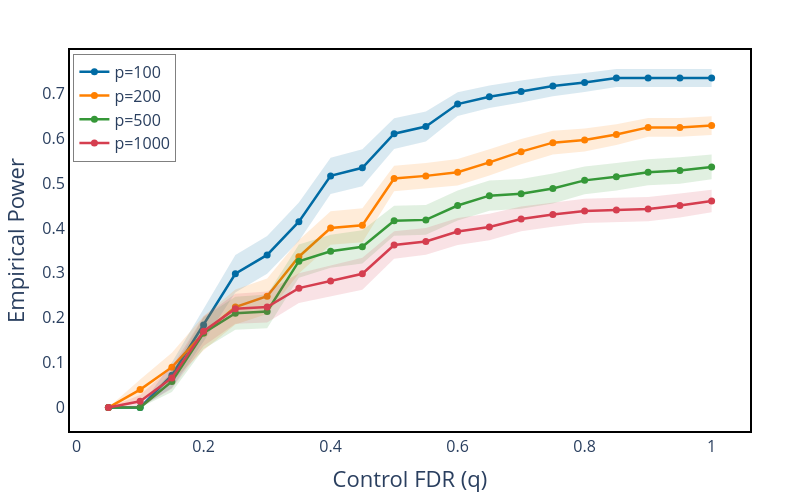

The cell this chart's notebook holds for it:
### Markdown cell above
# Power Analysis

### Code cell
pfig = go.Figure()
run_number = 0

fig = go.Figure()
# DNetEx, p=100 (forest green)
fig.add_trace(
    go.Scatter(
        x=runs_qs_list[run_number],
        y=runs_recall_list[run_number],
        mode='lines+markers',
        name=f'p=100',
        line=dict(color=dnet_100, width=2.5),
        marker=dict(size=7, color=dnet_100)
    )
)
# Shaded confidence interval
fig.add_trace(
    go.Scatter(
        x=list(runs_qs_list[run_number]) + list(runs_qs_list[run_number][::-1]),
        y=list(runs_recall_list[run_number] + runs_recall_se_list[run_number]) + list((runs_recall_list[run_number] - runs_recall_se_list[run_number])[::-1]),
        fill='toself',
        fillcolor=dnet_100_shade,
        line=dict(color='rgba(255,255,255,0)'),
        hoverinfo="skip",
        showlegend=False
    )
)

run_number = 1
# DNetEx, p=200 (medium-light green, dashed, square markers)
fig.add_trace(
    go.Scatter(
        x=runs_qs_list[run_number],
        y=runs_recall_list[run_number],
        mode='lines+markers',
        name=f'p=200',
        line=dict(color=dnet_200, width=2.5),
        marker=dict(size=7, color=dnet_200)
    )
)
# Shaded confidence interval
fig.add_trace(
    go.Scatter(
        x=list(runs_qs_list[run_number]) + list(runs_qs_list[run_number][::-1]),
        y=list(runs_recall_list[run_number] + runs_recall_se_list[run_number]) + list((runs_recall_list[run_number] - runs_recall_se_list[run_number])[::-1]),
        fill='toself',
        fillcolor=dnet_200_shade,
        line=dict(color='rgba(255,255,255,0)'),
        hoverinfo="skip",
        showlegend=False
    )
)

run_number = 2
# DNetEx, p=500 (medium-light green, dashed, square markers)
fig.add_trace(
    go.Scatter(
        x=runs_qs_list[run_number],
        y=runs_recall_list[run_number],
        mode='lines+markers',
        name=f'p=500',
        line=dict(color=dnet_500, width=2.5),
        marker=dict(size=7, color=dnet_500)
    )
)
# Shaded confidence interval
fig.add_trace(
    go.Scatter(
        x=list(runs_qs_list[run_number]) + list(runs_qs_list[run_number][::-1]),
        y=list(runs_recall_list[run_number] + runs_recall_se_list[run_number]) + list((runs_recall_list[run_number] - runs_recall_se_list[run_number])[::-1]),
        fill='toself',
        fillcolor=dnet_500_shade,
        line=dict(color='rgba(255,255,255,0)'),
        hoverinfo="skip",
        showlegend=False
    )
)

run_number = 3
# DNetEx, p=500 (medium-light green, dashed, square markers)
fig.add_trace(
    go.Scatter(
        x=runs_qs_list[run_number],
        y=runs_recall_list[run_number],
        mode='lines+markers',
        name=f'p=1000',
        line=dict(color=dnet_1000, width=2.5),
        marker=dict(size=7, color=dnet_1000)
    )
)
# Shaded confidence interval
fig.add_trace(
    go.Scatter(
        x=list(runs_qs_list[run_number]) + list(runs_qs_list[run_number][::-1]),
        y=list(runs_recall_list[run_number] + runs_recall_se_list[run_number]) + list((runs_recall_list[run_number] - runs_recall_se_list[run_number])[::-1]),
        fill='toself',
        fillcolor=dnet_1000_shade,
        line=dict(color='rgba(255,255,255,0)'),
        hoverinfo="skip",
        showlegend=False
    )
)

fig.update_layout(
    autosize=False,
    xaxis1=dict(tickfont=dict(size=16),showticklabels=True),
    yaxis1=dict(tickfont=dict(size=16),showticklabels=True),
    width=800,
    height=500,
    xaxis_title='Control FDR (q)',
    yaxis_title='Empirical Power',
    plot_bgcolor='white',
    paper_bgcolor='white',
    margin=dict(l=50, r=50, t=50, b=50),
    showlegend=True,
    legend=dict(
        x=0.005,
        y=0.99,  
        xanchor='left',
        yanchor='top',
        bgcolor='rgba(255, 255, 255, 0.8)',
        bordercolor='gray',
        borderwidth=1,
        font=dict(size=16)
    ),
    xaxis=dict(showline=True, linewidth=2, linecolor='black', mirror=True),
    yaxis=dict(showline=True, linewidth=2, linecolor='black', mirror=True),
    font=dict(size=18)
)

fig.write_image("Results/dimension-recall-control.pdf")
fig.show()

### Figure 1 — Plotly figure (JSON) as saved in the notebook; plotly's stock layout.template omitted (floating-point values rounded to 4 significant figures)
{"data": [{"line": {"color": "rgba(0, 107, 164, 1)", "width": 2.5}, "marker": {"color": "rgba(0, 107, 164, 1)", "size": 7}, "mode": "lines+markers", "name": "p=100", "type": "scatter", "x": [0.05, 0.1, 0.15, 0.2, 0.25, 0.3, 0.35, 0.4, 0.45, 0.5, 0.55, 0.6, 0.65, 0.7, 0.75, 0.8, 0.85, 0.9, 0.95, 1], "y": [0, 0, 0.072, 0.184, 0.298, 0.34, 0.414, 0.516, 0.534, 0.61, 0.626, 0.676, 0.692, 0.704, 0.716, 0.724, 0.734, 0.734, 0.734, 0.734]}, {"fill": "toself", "fillcolor": "rgba(0, 107, 164, 0.15)", "hoverinfo": "skip", "line": {"color": "rgba(255,255,255,0)"}, "showlegend": false, "type": "scatter", "x": [0.05, 0.1, 0.15, 0.2, 0.25, 0.3, 0.35, 0.4, 0.45, 0.5, 0.55, 0.6, 0.65, 0.7, 0.75, 0.8, 0.85, 0.9, 0.95, 1, 1, 0.95, 0.9, 0.85, 0.8, 0.75, 0.7, 0.65, 0.6, 0.55, 0.5, 0.45, 0.4, 0.35, 0.3, 0.25, 0.2, 0.15, 0.1, 0.05], "y": [0, 0, 0.1004, 0.221, 0.3397, 0.3822, 0.457, 0.5562, 0.5752, 0.6441, 0.6594, 0.7024, 0.717, 0.7286, 0.7384, 0.7453, 0.7539, 0.7539, 0.7539, 0.7539, 0.7141, 0.7141, 0.7141, 0.7141, 0.7027, 0.6936, 0.6794, 0.667, 0.6496, 0.5926, 0.5759, 0.4928, 0.4758, 0.371, 0.2978, 0.2563, 0.147, 0.04357, 0, 0]}, {"line": {"color": "rgba(255, 128, 0, 1)", "width": 2.5}, "marker": {"color": "rgba(255, 128, 0, 1)", "size": 7}, "mode": "lines+markers", "name": "p=200", "type": "scatter", "x": [0.05, 0.1, 0.15, 0.2, 0.25, 0.3, 0.35, 0.4, 0.45, 0.5, 0.55, 0.6, 0.65, 0.7, 0.75, 0.8, 0.85, 0.9, 0.95, 1], "y": [0, 0.04, 0.09, 0.166, 0.224, 0.248, 0.336, 0.4, 0.406, 0.51, 0.516, 0.524, 0.546, 0.57, 0.59, 0.596, 0.608, 0.624, 0.624, 0.628]}, {"fill": "toself", "fillcolor": "rgba(255, 128, 0, 0.15)", "hoverinfo": "skip", "line": {"color": "rgba(255,255,255,0)"}, "showlegend": false, "type": "scatter", "x": [0.05, 0.1, 0.15, 0.2, 0.25, 0.3, 0.35, 0.4, 0.45, 0.5, 0.55, 0.6, 0.65, 0.7, 0.75, 0.8, 0.85, 0.9, 0.95, 1, 1, 0.95, 0.9, 0.85, 0.8, 0.75, 0.7, 0.65, 0.6, 0.55, 0.5, 0.45, 0.4, 0.35, 0.3, 0.25, 0.2, 0.15, 0.1, 0.05], "y": [0, 0.06268, 0.1222, 0.2042, 0.2629, 0.2875, 0.3733, 0.4371, 0.4437, 0.5383, 0.5448, 0.5536, 0.5752, 0.5979, 0.6164, 0.6217, 0.6312, 0.6447, 0.6447, 0.6488, 0.6072, 0.6033, 0.6033, 0.5848, 0.5703, 0.5636, 0.5421, 0.5168, 0.4944, 0.4872, 0.4817, 0.3683, 0.3629, 0.2987, 0.2085, 0.1851, 0.1278, 0.05777, 0.01732, 0]}, {"line": {"color": "rgba(53, 151, 56, 1)", "width": 2.5}, "marker": {"color": "rgba(53, 151, 56, 1)", "size": 7}, "mode": "lines+markers", "name": "p=500", "type": "scatter", "x": [0.05, 0.1, 0.15, 0.2, 0.25, 0.3, 0.35, 0.4, 0.45, 0.5, 0.55, 0.6, 0.65, 0.7, 0.75, 0.8, 0.85, 0.9, 0.95, 1], "y": [0, 0, 0.058, 0.166, 0.21, 0.214, 0.326, 0.348, 0.358, 0.416, 0.418, 0.45, 0.472, 0.476, 0.488, 0.506, 0.514, 0.524, 0.528, 0.536]}, {"fill": "toself", "fillcolor": "rgba(53, 151, 56, 0.15)", "hoverinfo": "skip", "line": {"color": "rgba(255,255,255,0)"}, "showlegend": false, "type": "scatter", "x": [0.05, 0.1, 0.15, 0.2, 0.25, 0.3, 0.35, 0.4, 0.45, 0.5, 0.55, 0.6, 0.65, 0.7, 0.75, 0.8, 0.85, 0.9, 0.95, 1, 1, 0.95, 0.9, 0.85, 0.8, 0.75, 0.7, 0.65, 0.6, 0.55, 0.5, 0.45, 0.4, 0.35, 0.3, 0.25, 0.2, 0.15, 0.1, 0.05], "y": [0, 0, 0.0814, 0.2013, 0.2468, 0.2516, 0.3631, 0.3847, 0.3949, 0.4492, 0.4512, 0.4832, 0.5056, 0.509, 0.5213, 0.537, 0.5446, 0.5531, 0.5573, 0.5635, 0.5085, 0.4987, 0.4949, 0.4834, 0.475, 0.4547, 0.443, 0.4384, 0.4168, 0.3848, 0.3828, 0.3211, 0.3113, 0.2889, 0.1764, 0.1732, 0.1307, 0.0346, 0, 0]}, {"line": {"color": "rgba(213, 62, 79, 1)", "width": 2.5}, "marker": {"color": "rgba(213, 62, 79, 1)", "size": 7}, "mode": "lines+markers", "name": "p=1000", "type": "scatter", "x": [0.05, 0.1, 0.15, 0.2, 0.25, 0.3, 0.35, 0.4, 0.45, 0.5, 0.55, 0.6, 0.65, 0.7, 0.75, 0.8, 0.85, 0.9, 0.95, 1], "y": [0, 0.014, 0.066, 0.17, 0.22, 0.224, 0.266, 0.282, 0.298, 0.362, 0.37, 0.392, 0.402, 0.42, 0.43, 0.438, 0.44, 0.442, 0.45, 0.46]}, {"fill": "toself", "fillcolor": "rgba(213, 62, 79, 0.15)", "hoverinfo": "skip", "line": {"color": "rgba(255,255,255,0)"}, "showlegend": false, "type": "scatter", "x": [0.05, 0.1, 0.15, 0.2, 0.25, 0.3, 0.35, 0.4, 0.45, 0.5, 0.55, 0.6, 0.65, 0.7, 0.75, 0.8, 0.85, 0.9, 0.95, 1, 1, 0.95, 0.9, 0.85, 0.8, 0.75, 0.7, 0.65, 0.6, 0.55, 0.5, 0.45, 0.4, 0.35, 0.3, 0.25, 0.2, 0.15, 0.1, 0.05], "y": [0, 0.028, 0.09018, 0.2029, 0.2534, 0.2584, 0.2989, 0.3155, 0.3337, 0.3928, 0.3999, 0.4219, 0.4316, 0.4476, 0.4571, 0.4651, 0.4671, 0.4688, 0.4765, 0.4849, 0.4351, 0.4235, 0.4152, 0.4129, 0.4109, 0.4029, 0.3924, 0.3724, 0.3621, 0.3401, 0.3312, 0.2623, 0.2485, 0.2331, 0.1896, 0.1866, 0.1371, 0.04182, 3.469e-18, 0]}], "layout": {"autosize": false, "font": {"size": 18}, "height": 500, "legend": {"bgcolor": "rgba(255, 255, 255, 0.8)", "bordercolor": "gray", "borderwidth": 1, "font": {"size": 16}, "x": 0.005, "xanchor": "left", "y": 0.99, "yanchor": "top"}, "margin": {"b": 50, "l": 50, "r": 50, "t": 50}, "paper_bgcolor": "white", "plot_bgcolor": "white", "showlegend": true, "width": 800, "xaxis": {"linecolor": "black", "linewidth": 2, "mirror": true, "showline": true, "showticklabels": true, "tickfont": {"size": 16}, "title": {"text": "Control FDR (q)"}}, "yaxis": {"linecolor": "black", "linewidth": 2, "mirror": true, "showline": true, "showticklabels": true, "tickfont": {"size": 16}, "title": {"text": "Empirical Power"}}}}
